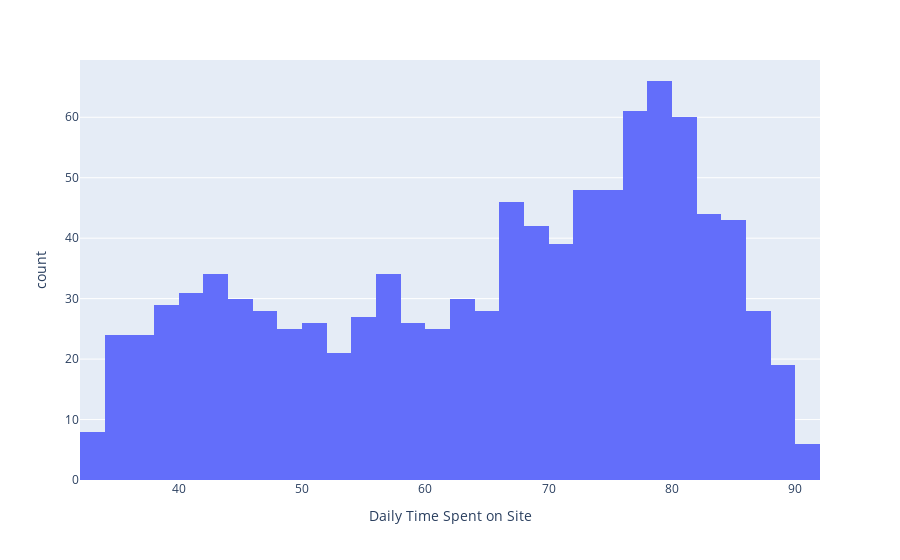

The code cell stored with this chart in its notebook:
### Code cell
fig = (
    px.histogram(adv, x = 'Daily Time Spent on Site')
)
fig.show()

### Figure 1 — Plotly figure (JSON) as saved in the notebook; plotly's stock layout.template omitted (floating-point values rounded to 4 significant figures; data arrays with more than 128 entries replaced by an {"elided": "..."} marker saying what was removed)
{"data": [{"alignmentgroup": "True", "bingroup": "x", "hovertemplate": "Daily Time Spent on Site=%{x}<br>count=%{y}<extra></extra>", "legendgroup": "", "marker": {"color": "#636efa", "pattern": {"shape": ""}}, "name": "", "offsetgroup": "", "orientation": "v", "showlegend": false, "type": "histogram", "x": {"elided": "1000 float values"}, "xaxis": "x", "yaxis": "y"}], "layout": {"barmode": "relative", "legend": {"tracegroupgap": 0}, "margin": {"t": 60}, "xaxis": {"anchor": "y", "domain": [0, 1], "title": {"text": "Daily Time Spent on Site"}}, "yaxis": {"anchor": "x", "domain": [0, 1], "title": {"text": "count"}}}}
